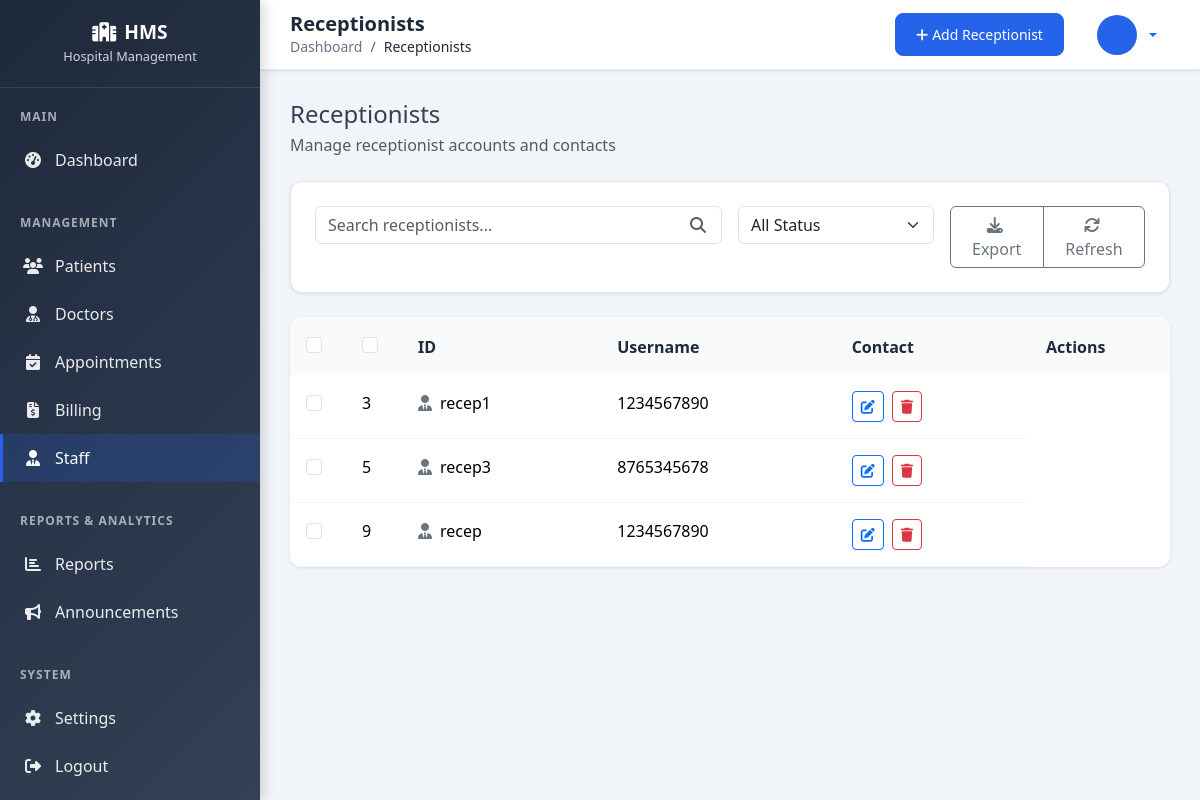
The app's page /receptionists/ with its own data.
### receptionists/models.py (models this page shows, shortened)
class Receptionist(models.Model):
    user = models.OneToOneField(CustomUser, on_delete=models.CASCADE)
    name = models.CharField(max_length=255)
    contact = models.CharField(max_length=20)
    email = models.EmailField()

### accounts/models.py (models this page shows)
class CustomUser(AbstractUser):
    first_name = None
    last_name = None
    ROLE_CHOICES = (
        ('admin', 'Admin'),
        ('doctor', 'Doctor'),
        ('patient', 'Patient'),
        ('receptionist', 'Receptionist'),
    )
    role = models.CharField(max_length=20, choices=ROLE_CHOICES)
    GENDER_CHOICES = (
        ('Male', 'Male'),
        ('Female', 'Female'),
        ('Other', 'Other'),
    )
    gender = models.CharField(max_length=10, choices=GENDER_CHOICES, null=True, blank=True)
    REQUIRED_FIELDS = []  # Only username is required

### receptionists/views.py (the view)
# urls.py: path('', views.receptionist_list, name='receptionist_list'),
def receptionist_list(request):
    receptionists = Receptionist.objects.all()
    return render(request, 'receptionists/receptionist_list.html', {'receptionists': receptionists})

### templates/receptionists/receptionist_list.html (shortened to what this page needs)
{% extends 'admin_list_base.html' %}
{% load static %}
{% block page_title %}Receptionists{% endblock %}
{% block current_page %}Receptionists{% endblock %}
{% block add_url %}{% url 'receptionists:add_receptionist' %}{% endblock %}
{% block add_text %}Add Receptionist{% endblock %}
{% block list_title %}Receptionists{% endblock %}
{% block list_subtitle %}Manage receptionist accounts and contacts{% endblock %}
{% block search_placeholder %}receptionists{% endblock %}
{% block table_headers %}
    <th style="width: 50px;">
        <div class="form-check">
            <input class="form-check-input" type="checkbox" id="selectAll">
        </div>
    </th>
    <th>ID</th>
    <th>Username</th>
    <th>Contact</th>
    <th style="width: 140px;">Actions</th>
{% endblock %}
{% block table_body %}
    {% for receptionist in receptionists %}
        <tr data-status="active">
            <td>
                <div class="form-check">
                    <input class="form-check-input" type="checkbox" value="{{ receptionist.id }}">
                </div>
            </td>
            <td>{{ receptionist.id }}</td>
            <td>
                <div class="d-flex align-items-center gap-2">
                    <i class="fas fa-user-tie text-secondary"></i>
                    <span>{{ receptionist.user.username }}</span>
                </div>
            </td>
            <td>{{ receptionist.contact|default:'-' }}</td>
            <td>
                <a href="{% url 'receptionists:edit_receptionist' receptionist.id %}" class="btn btn-sm btn-outline-primary" data-bs-toggle="tooltip" title="Edit">
                    <i class="fas fa-edit"></i>
                </a>
                <form action="{% url 'receptionists:delete_receptionist' receptionist.id %}" method="post" style="display:inline;">
                    <button type="submit" class="btn btn-sm btn-outline-danger ms-1" data-confirm-delete="Delete this receptionist?">
                        <i class="fas fa-trash"></i>
                    </button>
                </form>
            </td>
        </tr>
    {% endfor %}
{% endblock %}

### templates/admin_base.html (style rules this page uses)
:root { --admin-primary: #2563eb; --admin-secondary: #64748b; --admin-success: #059669; --admin-warning: #d97706; --admin-danger: #dc2626; --admin-info: #0891b2; --admin-dark: #1e293b; --admin-light: #f8fafc; --sidebar-width: 260px; --header-height: 70px; }
* { box-sizing: border-box; }
body { margin: 0; padding: 0; font-family: 'Segoe UI', Tahoma, Geneva, Verdana, sans-serif; background-color: #f1f5f9; color: #334155; }
.admin-table thead th { background: #f8fafc; border: none; color: var(--admin-dark); font-weight: 600; padding: 16px; }
.admin-table tbody td { padding: 16px; border-color: #f1f5f9; }

### records on screen
Receptionist: id "3", user.username "recep1", contact "1234567890"
Receptionist: id "5", user.username "recep3", contact "8765345678"
Receptionist: id "9", user.username "recep", contact "1234567890"
